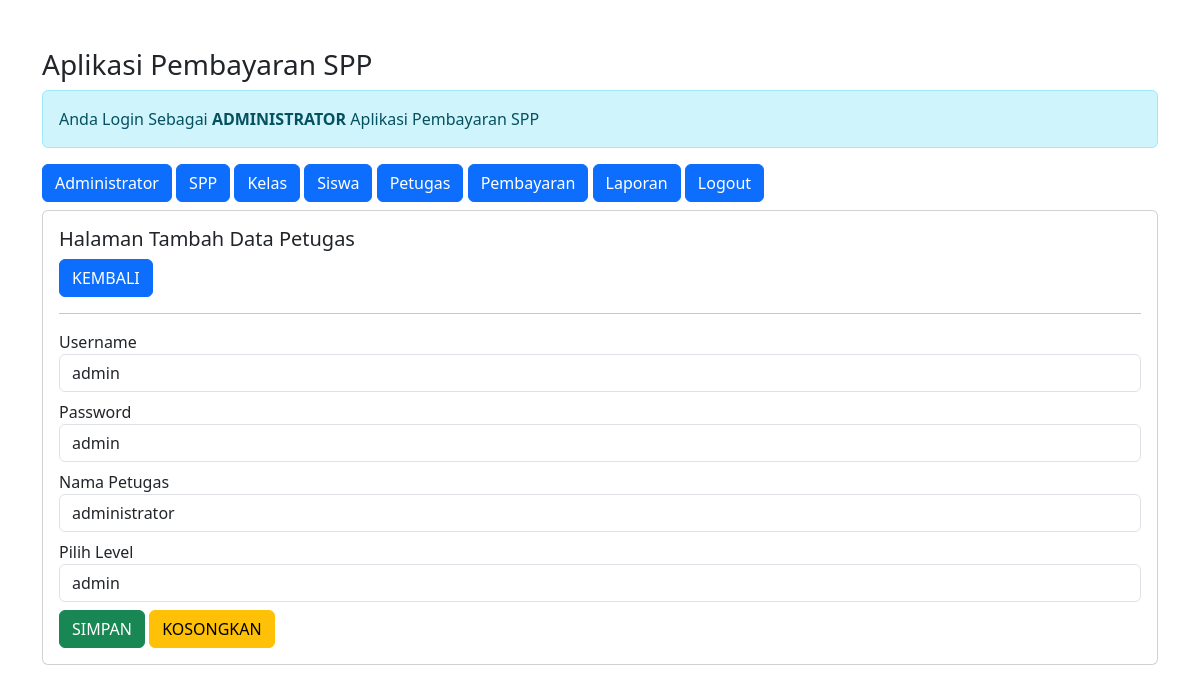
/admin/admin.php?url=edit-petugas&id_petugas=1 (signed in), run on an earlier commit of the app's database.
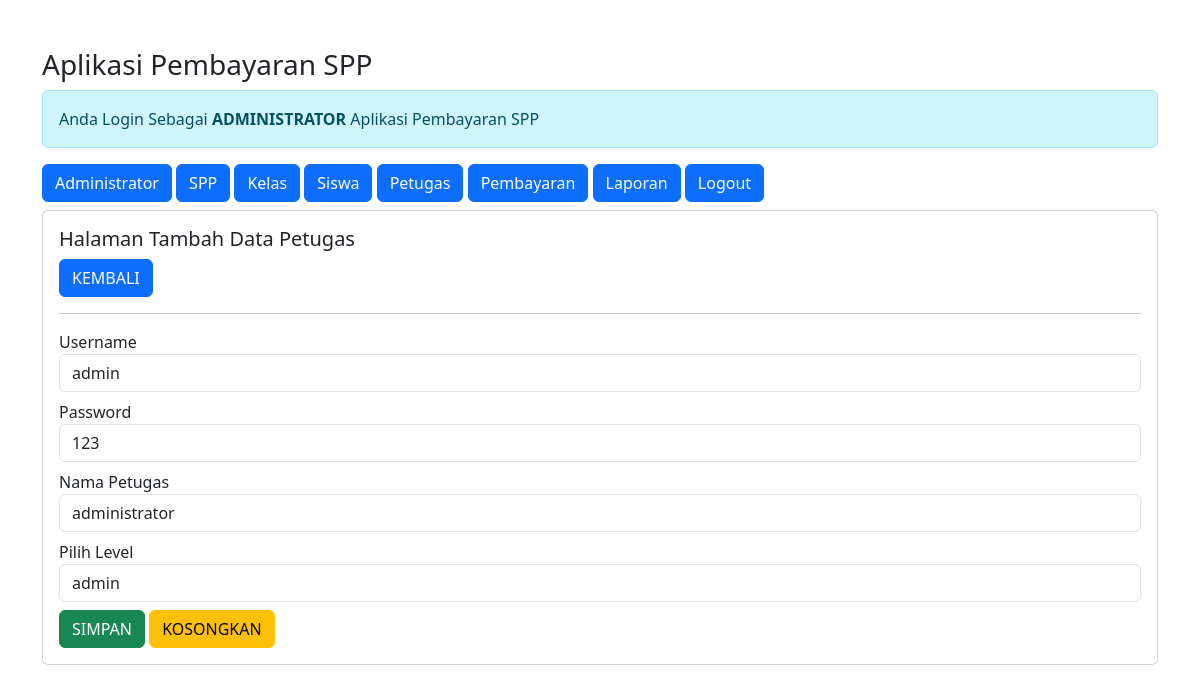
And on a later commit of the database.
### tables this page shows
CREATE TABLE `petugas` (
  `id_petugas` int(11) NOT NULL,
  `username` varchar(25) NOT NULL,
  `password` varchar(32) NOT NULL,
  `nama_petugas` varchar(36) NOT NULL,
  `level` enum('admin','petugas') NOT NULL
);

### admin/edit-petugas.php (the view, shortened to what this page needs)
<?php
$id_petugas = $_GET['id_petugas'];
include '../koneksi.php';
$sql = "SELECT*FROM petugas WHERE id_petugas= '$id_petugas'";
$query = mysqli_query($koneksi, $sql);
$data = mysqli_fetch_array($query);
?>
<h5>Halaman Tambah Data Petugas</h5>
<a href ="?url=petugas" class="btn btn-primary"> KEMBALI </a>
<hr>
<form method="post" action="?url=proses-edit-petugas&id_petugas=<?= $id_petugas; ?>">
    <div class="form-group mb-2">
        <label>Username</label>
        <input value="<?= $data['username'] ?>" type="text" name="username" class="form-control" required>
    </div>
    <div class="form-group mb-2">
        <label>Password</label>
        <input value="<?= $data['password'] ?>" type="text" name="password"  class="form-control" required>
    </div>
    <div class="form-group mb-2">
        <label>Nama Petugas</label>
        <input value="<?= $data['nama_petugas'] ?>" type="text" name="nama_petugas"  class="form-control" required>
    </div>
    <div class="form-group mb-2">
        <label>Pilih Level</label>
        <select name="level" class="form-control" required>
            <option value="<?= $data['level'] ?>"> <?= $data['level'] ?> </option>
        </select>
    </div>
    <div class="form-group">
        <button type="submit" class="btn btn-success">SIMPAN</button>
        <button type="reset" class="btn btn-warning">KOSONGKAN</button>
    </div>
</form>

What changed in the data, as far as the page shows it:
changed petugas "admin": password "admin" → "123"
